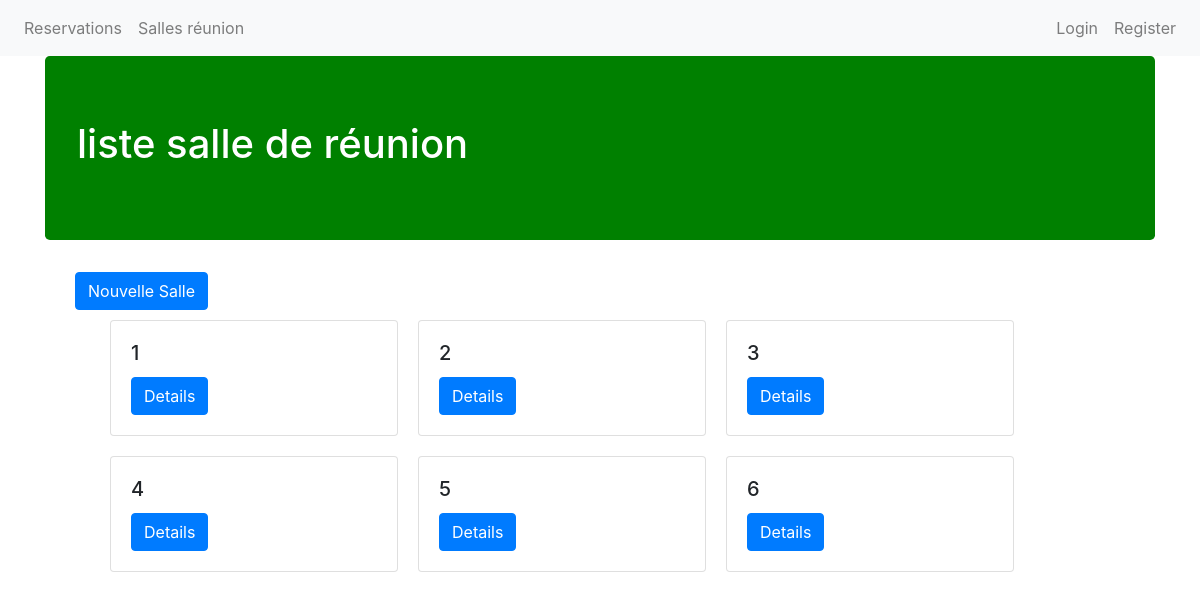
The app's page /salles/ with its own data.
### API/models.py (models this page shows, shortened)
class SalleReunion(models.Model):
    user = models.ForeignKey(User, default=1, null=True,
                             on_delete=models.SET_NULL)
    numero_salle = models.IntegerField(unique=True, blank=False)
    capacity = models.IntegerField(blank=False)

### salle/views.py (the view)
# urls.py: path('', salle_list_view, name='salle-list'),
def salle_list_view(request):
    queryset = SalleReunion.objects.all()
    title = "liste salle de réunion"
    template_name = 'salle/list.html'
    context = {
        'title': title,
        'object_list': queryset
    }
    return render(request, template_name, context)

### salle/templates/salle/list.html (shortened to what this page needs)
{% extends 'base.html' %}
{% block content %}
    <div>
        <div class="container">
            <a href='create/' class="btn btn-primary">Nouvelle Salle</a>
        </div>
    </div>
<div class="content">
{% for object in object_list %}
        {% include  'salle/list-inline.html' with salle_reunion=object %}
{% endfor %}
{% endblock content %}

### salle/templates/salle/list-inline.html (shortened to what this page needs)
    <div class="card" style="width: 18rem;">
        <div class="card-body">
            <h5 class="card-title">{{ salle_reunion.numero_salle }}</h5>
            <a href='#' class="btn btn-primary">Details</a>
        </div>
    </div>

### static/css/style.css (style rules this page uses)
.content { margin-right: auto; margin-left: auto; width: 1000px; display: flex; flex-direction: row; flex-wrap: wrap; }
.card { margin: 10px; }
a { color: white; text-decoration: none; background-color: transparent; }

### records on screen
SalleReunion: numero_salle "1"
SalleReunion: numero_salle "2"
SalleReunion: numero_salle "3"
SalleReunion: numero_salle "4"
SalleReunion: numero_salle "5"
SalleReunion: numero_salle "6"

### other values on screen
{{ title }} "liste salle de réunion"
